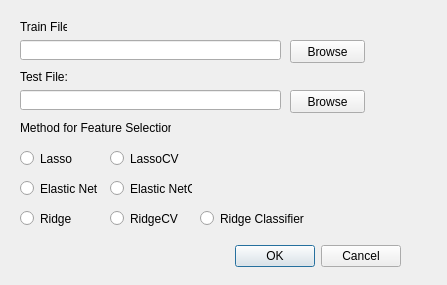
<?xml version="1.0" encoding="UTF-8"?>
<ui version="4.0">
 <class>LoadFilesDialog</class>
 <widget class="QDialog" name="LoadFilesDialog">
  <property name="geometry">
   <rect>
    <x>0</x>
    <y>0</y>
    <width>447</width>
    <height>285</height>
   </rect>
  </property>
  <property name="windowTitle">
   <string>Dialog</string>
  </property>
  <widget class="QDialogButtonBox" name="ok_cancel_buttonBox">
   <property name="geometry">
    <rect>
     <x>60</x>
     <y>240</y>
     <width>341</width>
     <height>32</height>
    </rect>
   </property>
   <property name="orientation">
    <enum>Qt::Horizontal</enum>
   </property>
   <property name="standardButtons">
    <set>QDialogButtonBox::Cancel|QDialogButtonBox::Ok</set>
   </property>
  </widget>
  <widget class="QLabel" name="filePath_Label">
   <property name="geometry">
    <rect>
     <x>20</x>
     <y>70</y>
     <width>47</width>
     <height>13</height>
    </rect>
   </property>
   <property name="text">
    <string>Test File:</string>
   </property>
  </widget>
  <widget class="QLineEdit" name="path_lineEdit">
   <property name="geometry">
    <rect>
     <x>20</x>
     <y>90</y>
     <width>261</width>
     <height>20</height>
    </rect>
   </property>
  </widget>
  <widget class="QLabel" name="fileName_Label">
   <property name="geometry">
    <rect>
     <x>20</x>
     <y>20</y>
     <width>47</width>
     <height>13</height>
    </rect>
   </property>
   <property name="text">
    <string>Train File:</string>
   </property>
  </widget>
  <widget class="QLineEdit" name="name_lineEdit">
   <property name="geometry">
    <rect>
     <x>20</x>
     <y>40</y>
     <width>261</width>
     <height>20</height>
    </rect>
   </property>
  </widget>
  <widget class="QPushButton" name="Test_Browse_pushButton">
   <property name="geometry">
    <rect>
     <x>290</x>
     <y>90</y>
     <width>75</width>
     <height>23</height>
    </rect>
   </property>
   <property name="text">
    <string>Browse</string>
   </property>
  </widget>
  <widget class="QPushButton" name="Train_Browse_pushButton">
   <property name="geometry">
    <rect>
     <x>290</x>
     <y>40</y>
     <width>75</width>
     <height>23</height>
    </rect>
   </property>
   <property name="text">
    <string>Browse</string>
   </property>
  </widget>
  <widget class="QLabel" name="MethodTypes_Label">
   <property name="geometry">
    <rect>
     <x>20</x>
     <y>120</y>
     <width>151</width>
     <height>16</height>
    </rect>
   </property>
   <property name="text">
    <string>Method for Feature Selection:</string>
   </property>
  </widget>
  <widget class="QRadioButton" name="Lasso_radioButton">
   <property name="geometry">
    <rect>
     <x>20</x>
     <y>150</y>
     <width>82</width>
     <height>17</height>
    </rect>
   </property>
   <property name="text">
    <string>Lasso</string>
   </property>
  </widget>
  <widget class="QRadioButton" name="radioButton">
   <property name="geometry">
    <rect>
     <x>110</x>
     <y>150</y>
     <width>82</width>
     <height>17</height>
    </rect>
   </property>
   <property name="text">
    <string>LassoCV</string>
   </property>
  </widget>
  <widget class="QRadioButton" name="ElasticNet_radioButton">
   <property name="geometry">
    <rect>
     <x>20</x>
     <y>180</y>
     <width>82</width>
     <height>17</height>
    </rect>
   </property>
   <property name="text">
    <string>Elastic Net</string>
   </property>
  </widget>
  <widget class="QRadioButton" name="ElasticNetCV_radioButton">
   <property name="geometry">
    <rect>
     <x>110</x>
     <y>180</y>
     <width>82</width>
     <height>17</height>
    </rect>
   </property>
   <property name="text">
    <string>Elastic NetCV</string>
   </property>
  </widget>
  <widget class="QRadioButton" name="Ridge_radioButton">
   <property name="geometry">
    <rect>
     <x>20</x>
     <y>210</y>
     <width>82</width>
     <height>17</height>
    </rect>
   </property>
   <property name="text">
    <string>Ridge</string>
   </property>
  </widget>
  <widget class="QRadioButton" name="RidgeCV_radioButton">
   <property name="geometry">
    <rect>
     <x>110</x>
     <y>210</y>
     <width>82</width>
     <height>17</height>
    </rect>
   </property>
   <property name="text">
    <string>RidgeCV</string>
   </property>
  </widget>
  <widget class="QRadioButton" name="RidgeClassifier_radioButton">
   <property name="geometry">
    <rect>
     <x>200</x>
     <y>210</y>
     <width>111</width>
     <height>17</height>
    </rect>
   </property>
   <property name="text">
    <string>Ridge Classifier</string>
   </property>
  </widget>
 </widget>
 <resources/>
 <connections>
  <connection>
   <sender>ok_cancel_buttonBox</sender>
   <signal>accepted()</signal>
   <receiver>LoadFilesDialog</receiver>
   <slot>accept()</slot>
   <hints>
    <hint type="sourcelabel">
     <x>248</x>
     <y>254</y>
    </hint>
    <hint type="destinationlabel">
     <x>157</x>
     <y>274</y>
    </hint>
   </hints>
  </connection>
  <connection>
   <sender>ok_cancel_buttonBox</sender>
   <signal>rejected()</signal>
   <receiver>LoadFilesDialog</receiver>
   <slot>reject()</slot>
   <hints>
    <hint type="sourcelabel">
     <x>316</x>
     <y>260</y>
    </hint>
    <hint type="destinationlabel">
     <x>286</x>
     <y>274</y>
    </hint>
   </hints>
  </connection>
 </connections>
</ui>
